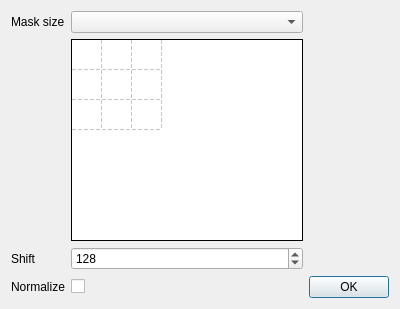
<?xml version="1.0" encoding="UTF-8"?>
<ui version="4.0">
 <class>LinearDialog</class>
 <widget class="QDialog" name="LinearDialog">
  <property name="geometry">
   <rect>
    <x>0</x>
    <y>0</y>
    <width>400</width>
    <height>309</height>
   </rect>
  </property>
  <property name="windowTitle">
   <string>Custom filter</string>
  </property>
  <property name="windowIcon">
   <iconset resource="../../../res/icons.qrc">
    <normaloff>:/icons/icons/draw_convolve.png</normaloff>:/icons/icons/draw_convolve.png</iconset>
  </property>
  <layout class="QGridLayout" name="gridLayout">
   <item row="0" column="0">
    <widget class="QLabel" name="label">
     <property name="text">
      <string>Mask size</string>
     </property>
    </widget>
   </item>
   <item row="0" column="2">
    <widget class="QComboBox" name="comboMask"/>
   </item>
   <item row="1" column="2">
    <widget class="QTableWidget" name="tableMask">
     <property name="frameShape">
      <enum>QFrame::Box</enum>
     </property>
     <property name="frameShadow">
      <enum>QFrame::Plain</enum>
     </property>
     <property name="verticalScrollBarPolicy">
      <enum>Qt::ScrollBarAlwaysOff</enum>
     </property>
     <property name="horizontalScrollBarPolicy">
      <enum>Qt::ScrollBarAlwaysOff</enum>
     </property>
     <property name="showGrid">
      <bool>true</bool>
     </property>
     <property name="gridStyle">
      <enum>Qt::DashLine</enum>
     </property>
     <property name="cornerButtonEnabled">
      <bool>false</bool>
     </property>
     <property name="rowCount">
      <number>3</number>
     </property>
     <property name="columnCount">
      <number>3</number>
     </property>
     <attribute name="horizontalHeaderVisible">
      <bool>false</bool>
     </attribute>
     <attribute name="horizontalHeaderCascadingSectionResizes">
      <bool>false</bool>
     </attribute>
     <attribute name="horizontalHeaderDefaultSectionSize">
      <number>30</number>
     </attribute>
     <attribute name="verticalHeaderVisible">
      <bool>false</bool>
     </attribute>
     <attribute name="verticalHeaderDefaultSectionSize">
      <number>30</number>
     </attribute>
     <attribute name="verticalHeaderHighlightSections">
      <bool>true</bool>
     </attribute>
     <row/>
     <row/>
     <row/>
     <column/>
     <column/>
     <column/>
    </widget>
   </item>
   <item row="3" column="0">
    <widget class="QLabel" name="label_2">
     <property name="text">
      <string>Shift</string>
     </property>
    </widget>
   </item>
   <item row="3" column="2">
    <widget class="QSpinBox" name="spinShift">
     <property name="maximum">
      <number>255</number>
     </property>
     <property name="value">
      <number>128</number>
     </property>
    </widget>
   </item>
   <item row="4" column="0">
    <widget class="QLabel" name="label_3">
     <property name="text">
      <string>Normalize</string>
     </property>
    </widget>
   </item>
   <item row="4" column="2">
    <widget class="QCheckBox" name="checkNormalize">
     <property name="text">
      <string/>
     </property>
    </widget>
   </item>
   <item row="4" column="3">
    <widget class="QPushButton" name="okButton">
     <property name="text">
      <string>OK</string>
     </property>
    </widget>
   </item>
  </layout>
 </widget>
 <resources>
  <include location="../../../res/icons.qrc"/>
 </resources>
 <connections>
  <connection>
   <sender>okButton</sender>
   <signal>clicked()</signal>
   <receiver>LinearDialog</receiver>
   <slot>close()</slot>
   <hints>
    <hint type="sourcelabel">
     <x>353</x>
     <y>288</y>
    </hint>
    <hint type="destinationlabel">
     <x>199</x>
     <y>154</y>
    </hint>
   </hints>
  </connection>
 </connections>
</ui>
